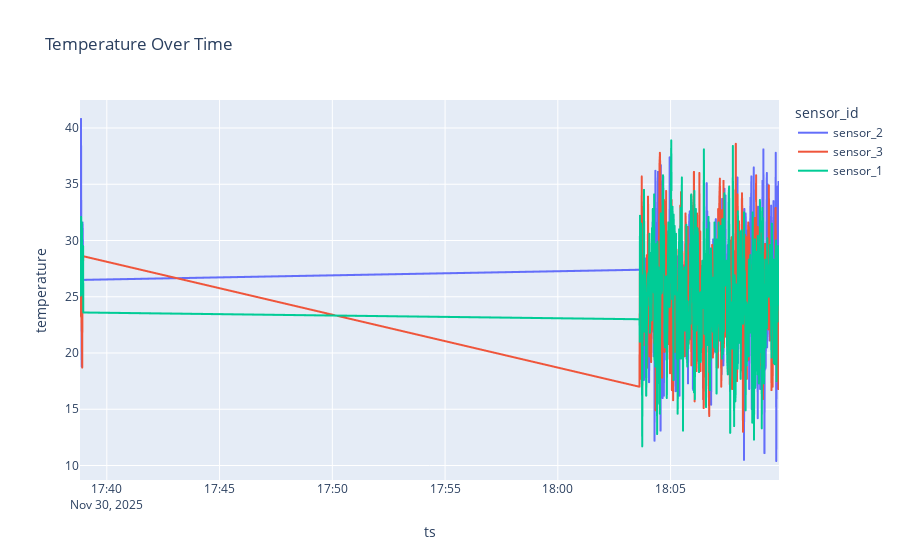

Notebook cell for this chart:
### Code cell
fig = px.line(df_sorted, x='ts', y='temperature', color='sensor_id',
              title='Temperature Over Time')
fig.show()

### Figure 1 — Plotly figure (JSON) as saved in the notebook; plotly's stock layout.template omitted (floating-point values rounded to 4 significant figures; data arrays with more than 128 entries replaced by an {"elided": "..."} marker saying what was removed)
{"data": [{"hovertemplate": "sensor_id=sensor_2<br>ts=%{x}<br>temperature=%{y}<extra></extra>", "legendgroup": "sensor_2", "line": {"color": "#636efa", "dash": "solid"}, "marker": {"symbol": "circle"}, "mode": "lines", "name": "sensor_2", "showlegend": true, "type": "scattergl", "x": {"elided": "379 str values"}, "xaxis": "x", "y": {"elided": "379 float values"}, "yaxis": "y"}, {"hovertemplate": "sensor_id=sensor_3<br>ts=%{x}<br>temperature=%{y}<extra></extra>", "legendgroup": "sensor_3", "line": {"color": "#EF553B", "dash": "solid"}, "marker": {"symbol": "circle"}, "mode": "lines", "name": "sensor_3", "showlegend": true, "type": "scattergl", "x": {"elided": "380 str values"}, "xaxis": "x", "y": {"elided": "380 float values"}, "yaxis": "y"}, {"hovertemplate": "sensor_id=sensor_1<br>ts=%{x}<br>temperature=%{y}<extra></extra>", "legendgroup": "sensor_1", "line": {"color": "#00cc96", "dash": "solid"}, "marker": {"symbol": "circle"}, "mode": "lines", "name": "sensor_1", "showlegend": true, "type": "scattergl", "x": {"elided": "377 str values"}, "xaxis": "x", "y": {"elided": "377 float values"}, "yaxis": "y"}], "layout": {"legend": {"title": {"text": "sensor_id"}, "tracegroupgap": 0}, "title": {"text": "Temperature Over Time"}, "xaxis": {"anchor": "y", "domain": [0, 1], "title": {"text": "ts"}}, "yaxis": {"anchor": "x", "domain": [0, 1], "title": {"text": "temperature"}}}}
